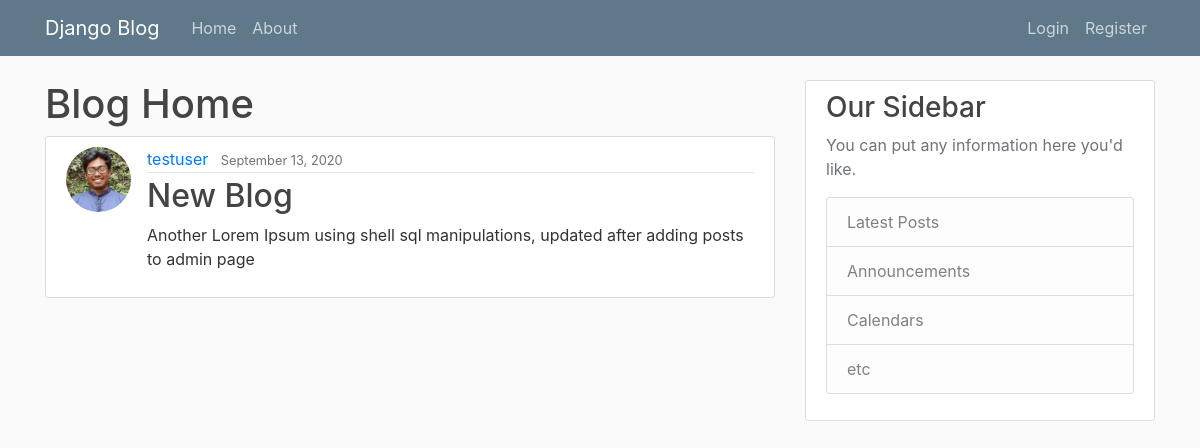
/, run on an earlier commit of the app's database.
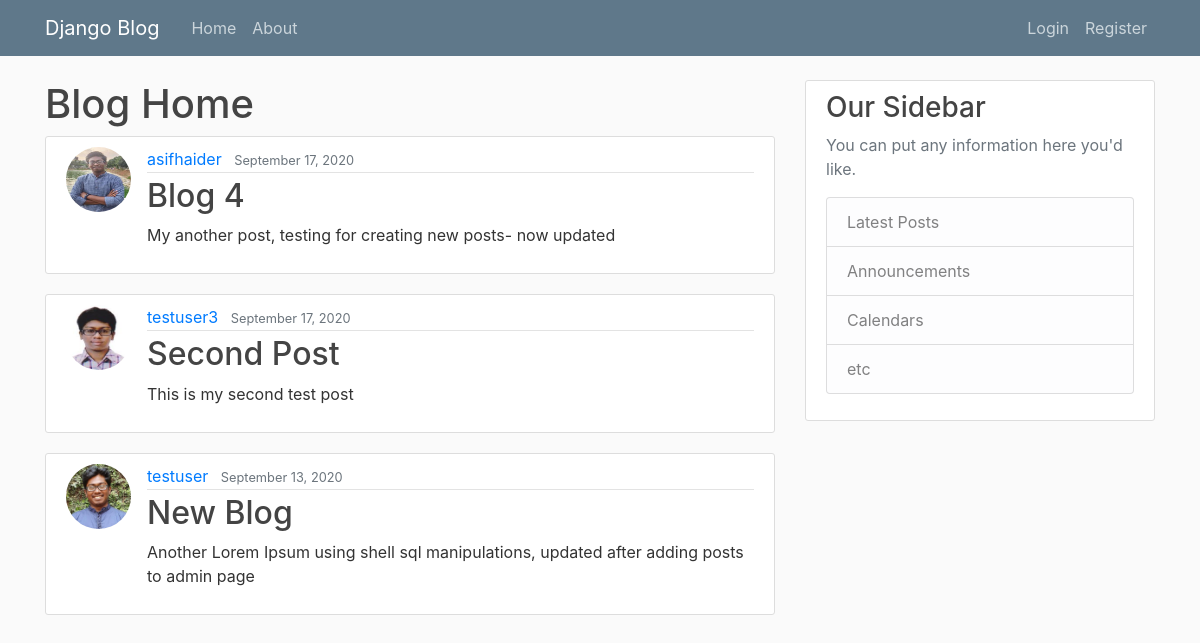
And on a later commit of the database.
### blog/models.py (models this page shows, shortened)
class Post(models.Model):
    title = models.CharField(max_length=100)
    content = models.TextField() #unrestricted length
    date_posted = models.DateTimeField(default=timezone.now) # while creating new instance update date time
    author = models.ForeignKey(User, on_delete=models.CASCADE) #user deleted, auto deletes posts

### users/models.py (models this page shows, shortened)
class Profile (models.Model):
    user = models.OneToOneField(User, on_delete=models.CASCADE) # delete profile auto if user deleted, nut not vice versa
    image = models.ImageField (default = 'default.jpg', upload_to = 'profile_pics')

### blog/views.py (the view)
# urls.py: path('', PostListView.as_view(), name = 'blog-home'), # replace with previous function based views
class PostListView (ListView):
    model = Post
    template_name = 'blog/home.html' # search for <app>/<model>_<viewtype>.html
    context_object_name = 'posts'
    ordering = ['-date_posted'] # new attribute for ordering out, minus for altering order
    paginate_by = 4

### blog/templates/blog/home.html (shortened to what this page needs)
{% extends 'blog/base.html' %}
{% block content %}
    <h1> Blog Home </h1>
    {% for post in posts %}
    <article class="media content-section">
        <img class = 'rounded-circle article-img' src="{{ post.author.profile.image.url }}">
        <div class="media-body">
            <div class="article-metadata">
                <a class="mr-2" href="{% url 'user-posts' post.author.username %}">{{ post.author }}</a>
                <small class="text-muted">{{ post.date_posted|date:"F d, Y" }}</small>
            </div>
            <h2><a class="article-title" href="{% url 'post-detail' post.id %}">{{ post.title }}</a></h2>
            <p class="article-content">{{ post.content }}</p>
        </div>
    </article>
    {% endfor %}
{% endblock %}

What changed in the data, as far as the page shows it:
added Post: author.profile.image (picture), author "asifhaider", date_posted "September 17, 2020", title "Blog 4", content "My another post, testing for creating new posts- now updated"
added Post: author.profile.image (picture), author "testuser3", date_posted "September 17, 2020", title "Second Post", content "This is my second test post"
